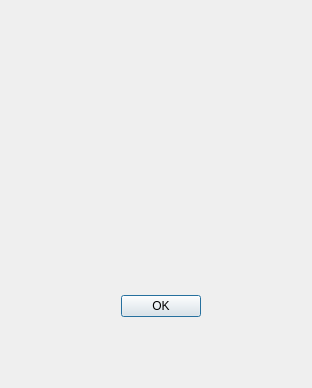
<?xml version="1.0" encoding="UTF-8"?>
<ui version="4.0">
 <class>copyright</class>
 <widget class="QDialog" name="copyright">
  <property name="geometry">
   <rect>
    <x>0</x>
    <y>0</y>
    <width>312</width>
    <height>388</height>
   </rect>
  </property>
  <property name="minimumSize">
   <size>
    <width>312</width>
    <height>388</height>
   </size>
  </property>
  <property name="maximumSize">
   <size>
    <width>312</width>
    <height>388</height>
   </size>
  </property>
  <property name="windowTitle">
   <string>Dialog</string>
  </property>
  <widget class="QDialogButtonBox" name="buttonBox">
   <property name="geometry">
    <rect>
     <x>110</x>
     <y>290</y>
     <width>91</width>
     <height>32</height>
    </rect>
   </property>
   <property name="orientation">
    <enum>Qt::Horizontal</enum>
   </property>
   <property name="standardButtons">
    <set>QDialogButtonBox::Ok</set>
   </property>
  </widget>
  <widget class="QLabel" name="text">
   <property name="geometry">
    <rect>
     <x>50</x>
     <y>30</y>
     <width>221</width>
     <height>241</height>
    </rect>
   </property>
   <property name="text">
    <string/>
   </property>
  </widget>
 </widget>
 <resources/>
 <connections>
  <connection>
   <sender>buttonBox</sender>
   <signal>accepted()</signal>
   <receiver>copyright</receiver>
   <slot>accept()</slot>
   <hints>
    <hint type="sourcelabel">
     <x>248</x>
     <y>254</y>
    </hint>
    <hint type="destinationlabel">
     <x>157</x>
     <y>274</y>
    </hint>
   </hints>
  </connection>
  <connection>
   <sender>buttonBox</sender>
   <signal>rejected()</signal>
   <receiver>copyright</receiver>
   <slot>reject()</slot>
   <hints>
    <hint type="sourcelabel">
     <x>316</x>
     <y>260</y>
    </hint>
    <hint type="destinationlabel">
     <x>286</x>
     <y>274</y>
    </hint>
   </hints>
  </connection>
 </connections>
</ui>
